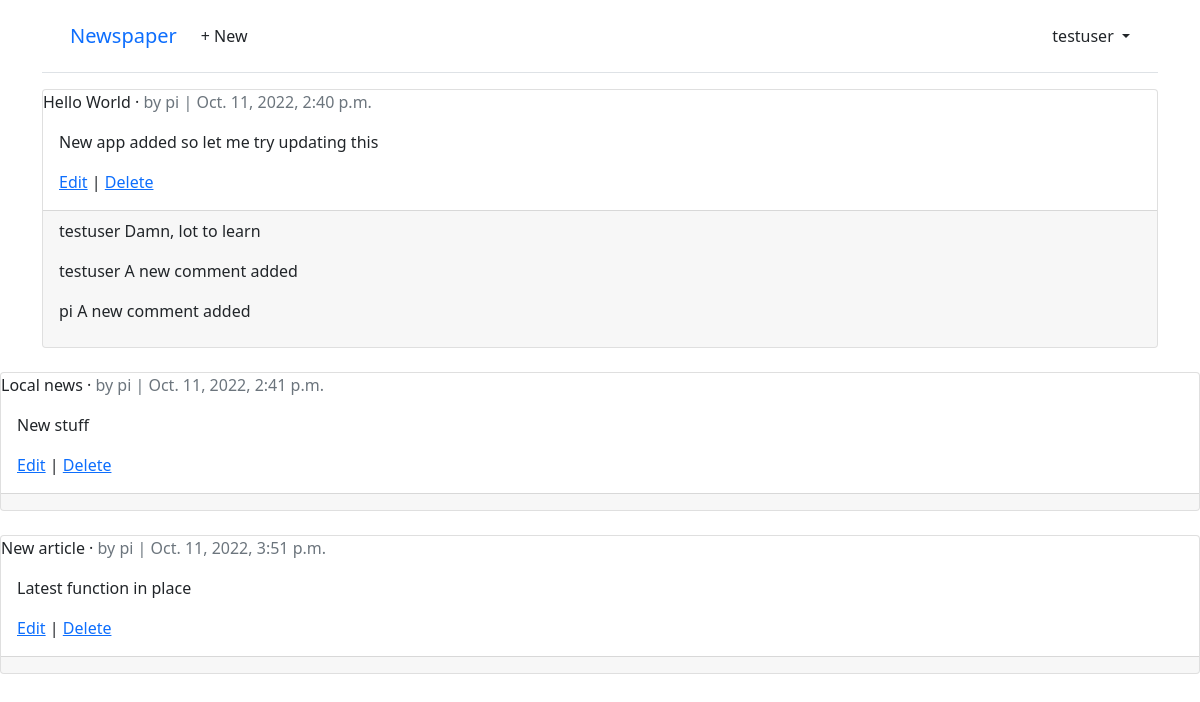
Page /articles/ (signed in) on the committed database.
### accounts/models.py (models this page shows)
class CustomUser(AbstractUser):
    age = models.PositiveIntegerField(null=True, blank=True)

### articles/models.py (models this page shows, shortened)
class Article(models.Model):
    title = models.CharField(max_length=255)
    body = models.TextField()
    date = models.DateTimeField(auto_now_add=True)
    author = models.ForeignKey(
        settings.AUTH_USER_MODEL,
        on_delete=models.CASCADE,
    )

class Comment(models.Model):
    article = models.ForeignKey(Article, on_delete=models.CASCADE)
    comment = models.CharField(max_length=140)
    author = models.ForeignKey(
        settings.AUTH_USER_MODEL,
        on_delete=models.CASCADE,
    )
    def __str__(self):
        return self.comment

### articles/views.py (the view)
# urls.py: path("", ArticleListView.as_view(), name='article_list'),
class ArticleListView(LoginRequiredMixin, ListView):
    model = Article
    template_name = "article_list.html"

### templates/article_list.html (shortened to what this page needs)
{% extends "base.html" %}
{% block content %}
{% for article in article_list %}
<div class="card">
    <div class="class-header">
        <span class="font-weight-bold">{{ article.title}}</span> &middot;
        <span class="text-muted">by {{ article.author }}    |
            {{ article.date }}
        </span>
    </div>
    <div class="card-body">
        <p>{{ article.body }}</p>
        <a href="{% url 'article_edit' article.pk%}">Edit</a> | <a href="{% url 'article_delete' article.pk%}">Delete</a>
    </div>
    <div class="card-footer">
        {% for comment in article.comment_set.all %}
        <p>
            <span class="font-weight-bold">
                {{ comment.author }}
            </span>
            {{ comment }}
        </p>
        {% endfor %}
    </div>
    </div>
</div>
<br />
{% endfor %}
{% endblock content %}

### templates/base.html (shortened to what this page needs)
<!DOCTYPE html>
<html>
    <head>
        <link href="https://cdn.jsdelivr.net/npm/bootstrap@5.1.3/dist/css/bootstrap.min.css" rel="stylesheet">
    </head>
    <body>
        <div class="container">
            <header class="p-3 mb-3 border-bottom">
              <div class="container">
                <div class="d-flex flex-wrap align-items-center justify-content-center
                  justify-content-lg-start">
                  <a class="navbar-brand" href="{% url 'home' %}">Newspaper</a>
                  <ul class="nav col-12 col-lg-auto me-lg-auto mb-2 justify-content-center
                    mb-md-0">
                  {% if user.is_authenticated %}
                    <li><a href="{% url 'article_new' %}" class="nav-link px-2 link-dark">+ New</a></li>
                  </ul>
                  <div class="dropdown text-end">
                    <a href="#" class="d-block link-dark text-decoration-none dropdown-toggle"
                      id="dropdownUser1" data-bs-toggle="dropdown" aria-expanded="false">
                      {{ user.username }}
                    </a>
                  </div>
                  {% else %}
                  </ul>
                  <div class="text-end">
                    <a href="{% url 'login' %}" class="btn btn-outline-primary me-2">Log In</a>
                    <a href="{% url 'signup' %}" class="btn btn-primary">Sign Up</a>
                  </div>
                  {% endif %}
                </div>
              </div>
            </header>
            <main>
              {% block content %}
              {% endblock content %}
    </body>
</html>

### rows in the picture
CustomUser: username "testuser"
Article: title "Hello World", author "pi", date "Oct. 11, 2022, 2:40 p.m.", body "New app added so let me try updating this"
Comment: author "testuser", comment "Damn, lot to learn"
Comment: author "testuser", comment "A new comment added"
Comment: author "pi", comment "A new comment added"
Article: title "Local news", author "pi", date "Oct. 11, 2022, 2:41 p.m.", body "New stuff"
Article: title "New article", author "pi", date "Oct. 11, 2022, 3:51 p.m.", body "Latest function in place"
